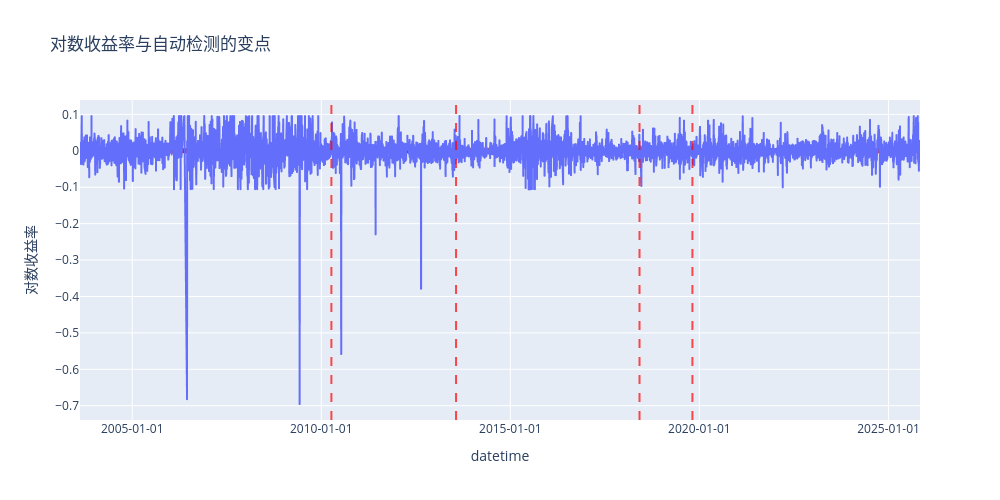

The notebook cell this image was saved under:
### Code cell
fig = px.line(
    df, 
    x=df.index, 
    y='log_return', 
    title='对数收益率与自动检测的变点',
    labels={'log_return': '对数收益率'}
)

for cp in change_points:
    fig.add_vline(x=df.index[cp], line=dict(color='red', dash='dash'), opacity=0.7)

fig.update_xaxes(tickformat="%Y-%m-%d")
fig.update_yaxes(zeroline=True, zerolinewidth=5, zerolinecolor='red')
fig.update_layout(hovermode='x unified',dragmode='pan', width=1000, height=500)
fig.show(config={'scrollZoom': True})

### Figure 1 — Plotly figure (JSON) as saved in the notebook; plotly's stock layout.template omitted (floating-point values rounded to 4 significant figures; data arrays with more than 128 entries replaced by an {"elided": "..."} marker saying what was removed)
{"data": [{"hovertemplate": "datetime=%{x}<br>对数收益率=%{y}<extra></extra>", "legendgroup": "", "line": {"color": "#636efa", "dash": "solid"}, "marker": {"symbol": "circle"}, "mode": "lines", "name": "", "showlegend": false, "type": "scattergl", "x": {"elided": "5307 str values"}, "xaxis": "x", "y": {"elided": "5307 float values"}, "yaxis": "y"}], "layout": {"dragmode": "pan", "height": 500, "hovermode": "x unified", "legend": {"tracegroupgap": 0}, "shapes": [{"line": {"color": "red", "dash": "dash"}, "opacity": 0.7, "type": "line", "x0": "2010-04-08 15:00", "x1": "2010-04-08 15:00", "xref": "x", "y0": 0, "y1": 1, "yref": "y domain"}, {"line": {"color": "red", "dash": "dash"}, "opacity": 0.7, "type": "line", "x0": "2013-07-25 15:00", "x1": "2013-07-25 15:00", "xref": "x", "y0": 0, "y1": 1, "yref": "y domain"}, {"line": {"color": "red", "dash": "dash"}, "opacity": 0.7, "type": "line", "x0": "2018-06-01 15:00", "x1": "2018-06-01 15:00", "xref": "x", "y0": 0, "y1": 1, "yref": "y domain"}, {"line": {"color": "red", "dash": "dash"}, "opacity": 0.7, "type": "line", "x0": "2019-10-25 15:00", "x1": "2019-10-25 15:00", "xref": "x", "y0": 0, "y1": 1, "yref": "y domain"}], "title": {"text": "对数收益率与自动检测的变点"}, "width": 1000, "xaxis": {"anchor": "y", "domain": [0, 1], "tickformat": "%Y-%m-%d", "title": {"text": "datetime"}}, "yaxis": {"anchor": "x", "domain": [0, 1], "title": {"text": "对数收益率"}, "zeroline": true, "zerolinecolor": "red", "zerolinewidth": 5}}}
